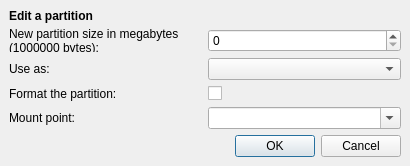
<ui version="4.0" >
 <class>partition_edit_dialog</class>
 <widget class="QDialog" name="partition_edit_dialog" >
  <property name="geometry" >
   <rect>
    <x>0</x>
    <y>0</y>
    <width>410</width>
    <height>161</height>
   </rect>
  </property>
  <property name="windowTitle" >
   <string>Edit Partition</string>
  </property>
  <property name="sizeGripEnabled" >
   <bool>false</bool>
  </property>
  <property name="modal" >
   <bool>true</bool>
  </property>
  <layout class="QGridLayout" >
   <property name="margin" >
    <number>9</number>
   </property>
   <property name="spacing" >
    <number>6</number>
   </property>
   <item row="5" column="0" colspan="2" >
    <spacer>
     <property name="orientation" >
      <enum>Qt::Vertical</enum>
     </property>
     <property name="sizeHint" >
      <size>
       <width>381</width>
       <height>40</height>
      </size>
     </property>
    </spacer>
   </item>
   <item row="0" column="0" colspan="2" >
    <widget class="QLabel" name="partition_edit_heading_label" >
     <property name="text" >
      <string>&lt;b>Edit a partition&lt;/b></string>
     </property>
    </widget>
   </item>
   <item row="1" column="0" >
    <widget class="QLabel" name="partition_edit_size_label" >
     <property name="text" >
      <string>New partition size in megabytes (1000000 bytes):</string>
     </property>
     <property name="wordWrap" >
      <bool>true</bool>
     </property>
    </widget>
   </item>
   <item row="2" column="1" >
    <widget class="QComboBox" name="partition_edit_use_combo" >
     <property name="editable" >
      <bool>false</bool>
     </property>
    </widget>
   </item>
   <item row="1" column="1" >
    <widget class="QSpinBox" name="partition_edit_size_spinbutton" />
   </item>
   <item row="4" column="1" >
    <widget class="QComboBox" name="partition_edit_mount_combo" >
     <property name="editable" >
      <bool>true</bool>
     </property>
    </widget>
   </item>
   <item row="4" column="0" >
    <widget class="QLabel" name="partition_edit_mount_label" >
     <property name="text" >
      <string>Mount point:</string>
     </property>
    </widget>
   </item>
   <item row="2" column="0" >
    <widget class="QLabel" name="partition_edit_use_label" >
     <property name="text" >
      <string>Use as:</string>
     </property>
    </widget>
   </item>
   <item row="3" column="0" >
    <widget class="QLabel" name="partition_edit_format_label" >
     <property name="text" >
      <string>Format the partition:</string>
     </property>
    </widget>
   </item>
   <item row="3" column="1" >
    <widget class="QCheckBox" name="partition_edit_format_checkbutton" />
   </item>
   <item row="6" column="0" colspan="2" >
    <widget class="QDialogButtonBox" name="buttonBox" >
     <property name="orientation" >
      <enum>Qt::Horizontal</enum>
     </property>
     <property name="standardButtons" >
      <set>QDialogButtonBox::Cancel|QDialogButtonBox::NoButton|QDialogButtonBox::Ok</set>
     </property>
    </widget>
   </item>
  </layout>
 </widget>
 <resources/>
 <connections>
  <connection>
   <sender>buttonBox</sender>
   <signal>accepted()</signal>
   <receiver>partition_edit_dialog</receiver>
   <slot>accept()</slot>
   <hints>
    <hint type="sourcelabel" >
     <x>248</x>
     <y>254</y>
    </hint>
    <hint type="destinationlabel" >
     <x>157</x>
     <y>274</y>
    </hint>
   </hints>
  </connection>
  <connection>
   <sender>buttonBox</sender>
   <signal>rejected()</signal>
   <receiver>partition_edit_dialog</receiver>
   <slot>reject()</slot>
   <hints>
    <hint type="sourcelabel" >
     <x>316</x>
     <y>260</y>
    </hint>
    <hint type="destinationlabel" >
     <x>286</x>
     <y>274</y>
    </hint>
   </hints>
  </connection>
 </connections>
</ui>
